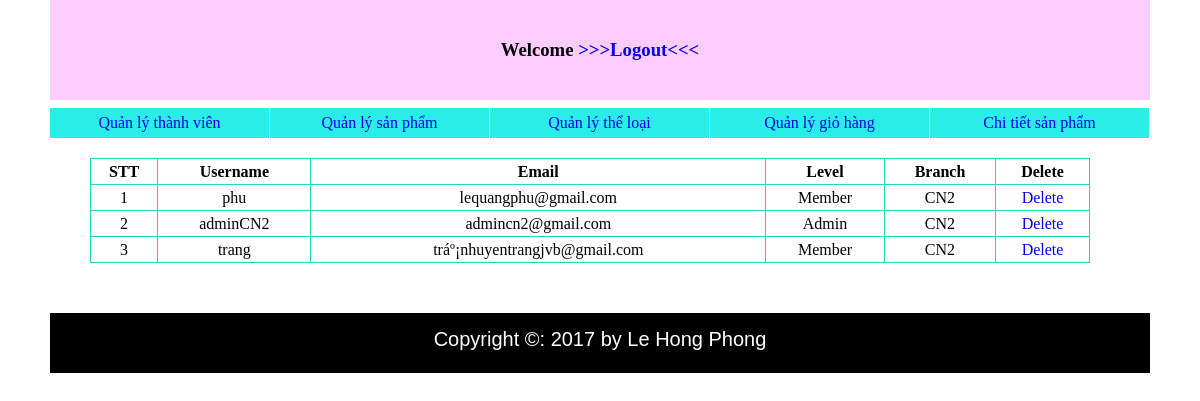
The page /Demo/adminCN2/list_user.php on the database its author committed.
### tables this page shows
CREATE TABLE `user` (
  `user_id` int(10) UNSIGNED NOT NULL,
  `username` varchar(50) NOT NULL,
  `password` varchar(50) NOT NULL,
  `email` varchar(50) NOT NULL,
  `birthday` date NOT NULL,
  `gender` int(1) NOT NULL,
  `level` int(1) NOT NULL,
  `branch` varchar(10) NOT NULL
);

### Demo/adminCN2/list_user.php (the view, shortened to what this page needs)
<?php
require("templates/header.php");
?>
<div id="wrapper">
	<table>
		<tr>
			<td><b>STT</b></td>
			<td><b>Username</b></td>
			<td><b>Email</b></td>
			<td><b>Level</b></td>
			<td><b>Branch</b></td>
			<td><b>Delete</b></td>
		</tr>
		<?php
	    require("../library/config.php");
		$result = mysqli_query($conn,"select user_id,username,email,level,branch from user where branch='CN2'");
		$dem=1;
		while ($data = mysqli_fetch_assoc($result)) {
		echo "<tr>";
			echo "<td>$dem</td>";
			echo "<td>$data[username]</td>";
			echo "<td>$data[email]</td>";
		if ($data['level']==1) {
			echo "<td>Member</td>";
		}
		else{
		echo "<td>Admin</td>";
		}
		echo "<td>$data[branch]</td>";
		echo "<td><a href='del_user.php? id=$data[user_id]' onclick='return show_confirm();'> Delete </a></td>";
		echo "</tr>";
		$dem++;
	}
		?>
	</table>
</div>
<?php
require("templates/footer.php");
?>

### Demo/adminCN2/style.css (style rules this page uses)
* { padding: 0px; margin: 0px; }
body { width: 1100px; margin: auto; }
a { text-decoration: none; }
#wrapper table { margin-left: 40px; border-collapse: collapse; margin-top:50px; width:1000px; text-align: center; }
#wrapper table tr { border: 1px solid #1CD8C4; line-height: 25px; }
#wrapper table td { border: 1px solid #1CD8C4; }

### rows shown on the page
user: username "phu", email "lequangphu@gmail.com", level "Member", branch "CN2"
user: username "adminCN2", email "admincn2@gmail.com", level "Admin", branch "CN2"
user: username "trang", email "tráº¡nhuyentrangjvb@gmail.com", level "Member", branch "CN2"
